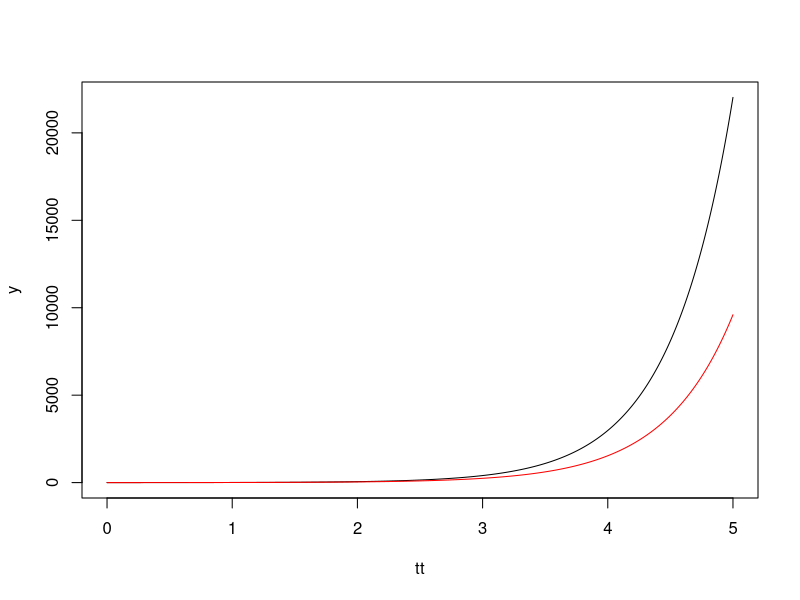

The R source for this figure:
Integral <- function(del=0, fi=0){
  np = length(fi)

  x = rep(0, np)

  x1 = fi[np]  
  x[1] = x1

  for (i in 2:np){
    x2 = x1 + del * (x1 + fi[i-1])
    x[i] = x2
    x1 = x2
  }
  ret = x
}


tao = .1
del = .001

np = round(1/del +1)

t = seq(0, tao, length.out = np)

del = t[2] - t[1]

fi = rep(1, np)

niter = 50
tt = c()
xx = c()

for (i in 1:niter){
  tt = c(tt,t)
  x = Integral(del, fi)
  xx = c(xx, x)
  fi = x
  t = tao+t
}

y = exp(2*tt)
plot(tt, y, type='l')

points(tt, xx, type='l', col='red')


